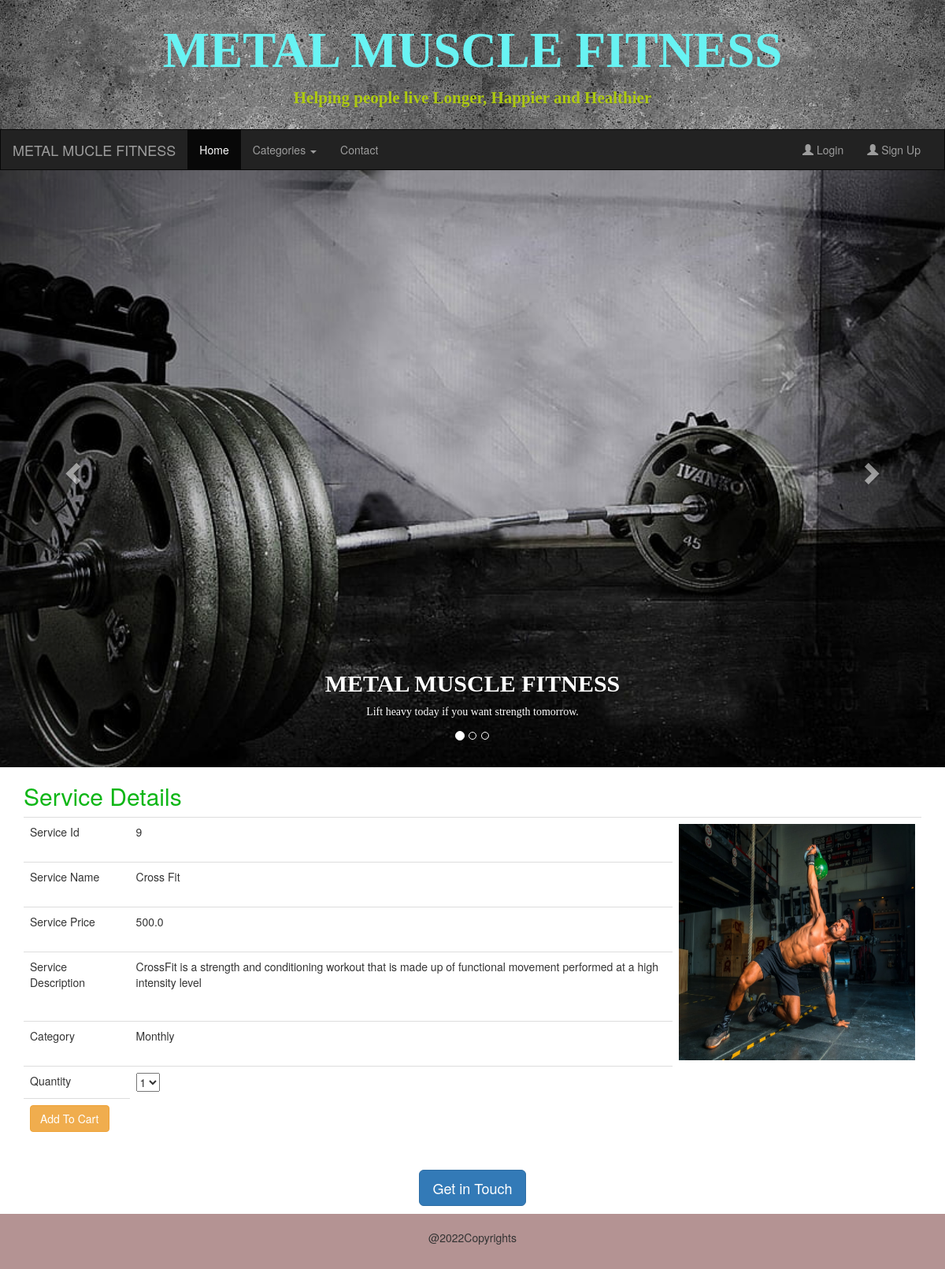
The page /ViewDetails/9 on the database its author committed.
### AdminApp/models.py (models this page shows, shortened)
class Gym(models.Model):
    service_name = models.CharField(max_length=100)
    price = models.FloatField(default=300)
    description = models.CharField(max_length=1000)
    imageurl = models.ImageField(upload_to = "Images",default='abc.jpg')
    category = models.ForeignKey(Category,on_delete = models.CASCADE)
    class Meta:
        db_table = "Gym"

class Category(models.Model):
    cat_name = models.CharField(max_length=20)
    def __str__(self):
        return self.cat_name
    class Meta:
        db_table = "Category"

### UserApp/views.py (the view)
# urls.py: path('ViewDetails/<id>',views.ViewDetails),
def ViewDetails(request,id):
    gym = Gym.objects.get(id=id)
    return render(request,"ViewDetails.html",{"gym":gym })

### UserApp/templates/ViewDetails.html (shortened to what this page needs)
{%extends "master.html"%}
{%block content%}
<div class="container">
    <h2 style="color:#0eb616" font face ="body MT">Service Details</font></h2>
    <form method="post" action="/addToCart">
<table class="table">
    <tr><td>Service Id</td><td>{{gym.id}}
    </td><td rowspan="5">
        <img src="{{gym.imageurl.url}}" class="img-square" height="300px" width="300px"/>
    </td></tr>
    <tr><td>Service Name</td><td>{{gym.service_name}}</td></tr>
    <tr><td>Service Price</td><td>{{gym.price}}</td></tr>
    <tr><td>Service Description</td><td>{{gym.description}}</td></tr>
    <tr><td>Category</td><td>{{gym.category}}</td></tr>
    <tr><td>Quantity</td>
    <td><select name="qty">
        <option>1</option>
    </select></td></tr>
    <tr><td><button type="submit" class="btn btn-warning">
        Add To Cart</button></td></tr>
</table>
</form>
</div>
{%endblock%}

### rows shown on the page
Gym: id "9", imageurl (picture), service_name "Cross Fit", price "500.0", description "CrossFit is a strength and conditioning workout that is made up of functional movement performed at a high intensity level", category "Monthly"
